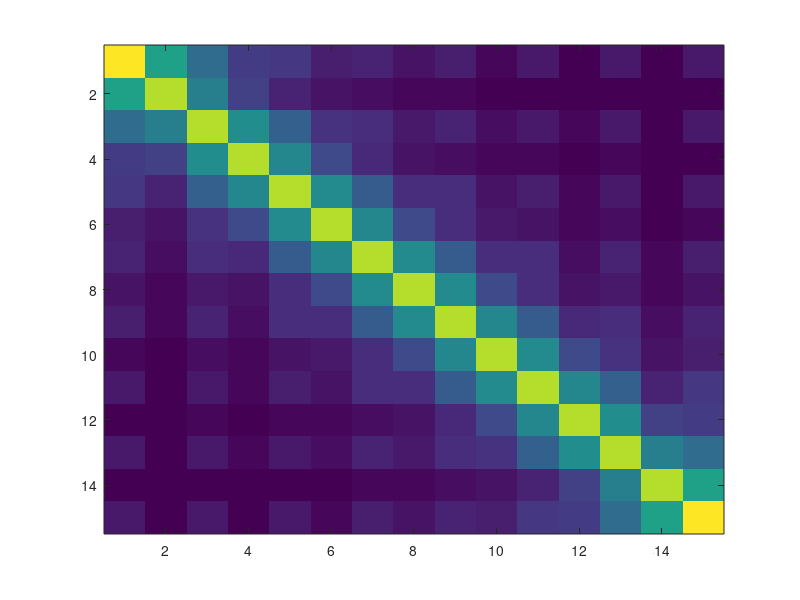

Write the MATLAB code that produced this figure. (Note: this script raises an error after producing the figure.)
clear

Ec = 1;
a = 1;
t0 = 0.05/a^2;
eps0 = Ec + 4*t0;
t = -t0;


width = 15; length = 10; M = width * length;
sample = struct('width',width,'length',length,'units',[],'conn',t,'H',[]);
sample.units = ones(width,length) * eps0;

alpha = @(i) diag(ones(width,1)).*diag(sample.units(:,i)) + ...
    sample.conn*(diag(ones(width-1,1),1) + diag(ones(width-1,1),-1));
beta = diag(ones(width,1))*t;
H = zeros(M);
H(1:width,1:width) = alpha(1);
for j = 1:length-1
    H(((width*j)+1):(width*(j+1)),((width*j)+1):(width*(j+1))) = alpha(j+1);
    H(((width*j)+1):(width*(j+1)),((width*(j-1))+1):(width*j)) = beta;
    H(((width*(j-1))+1):(width*(j)),((width*j)+1):(width*(j+1))) = beta;
end
%imagesc(H)
sample.H = H;

%%
[V,D] = eig(alpha(1));
T = [];

sim_points = 200;
E = linspace(Ec,Ec+4*t0,sim_points);


sim_points = 1;
E = 1.1;

Gn = zeros(M,M,sim_points);
n_e = zeros(M,sim_points);
k = @(E,eps) acos((E-eps)/(-2*t0))/a;

v = 0;%1e-3*t^2*diag(ones(1,M));
disp("Starting calculations: 0/" + sim_points);
for x = 1:sim_points
    Sigma = zeros(M,M,2);
    mode_contact = diag(t*exp(1i*k(E(x),diag(D))*a));
    Sigma(1:width,1:width,1) = V*mode_contact*V';
    imagesc(abs(Sigma(1:15,1:15,1)))
    Sigma((M-width+1):end,(M-width+1):end,2) = V*mode_contact*V';
    Gamma = gammCalc(Sigma);
    [G,Gn(:,:,x),Sigma0,Sigma0In] = dephase_mat(E(x),H,Sigma,[1 0],v);
    A = 1;%(1i * (G - G'));
    n_e(:,x) = real(diag(Gn(:,:,x)./diag(A)));
    T = [T ,real(trace(Gamma(:,:,1) * G * Gamma(:,:,2) * G'))];
    disp("                       " + x + "/" + sim_points);
end
%%
img = zeros(width,length);
figure(1)
for x = 1:sim_points
    for j = 1:length
        img(:,j) = n_e(((j-1)*width+1):(width*j),x);
    end
    imagesc(img);
    pause(0.05);
end

figure(2)
plot(T,E)
